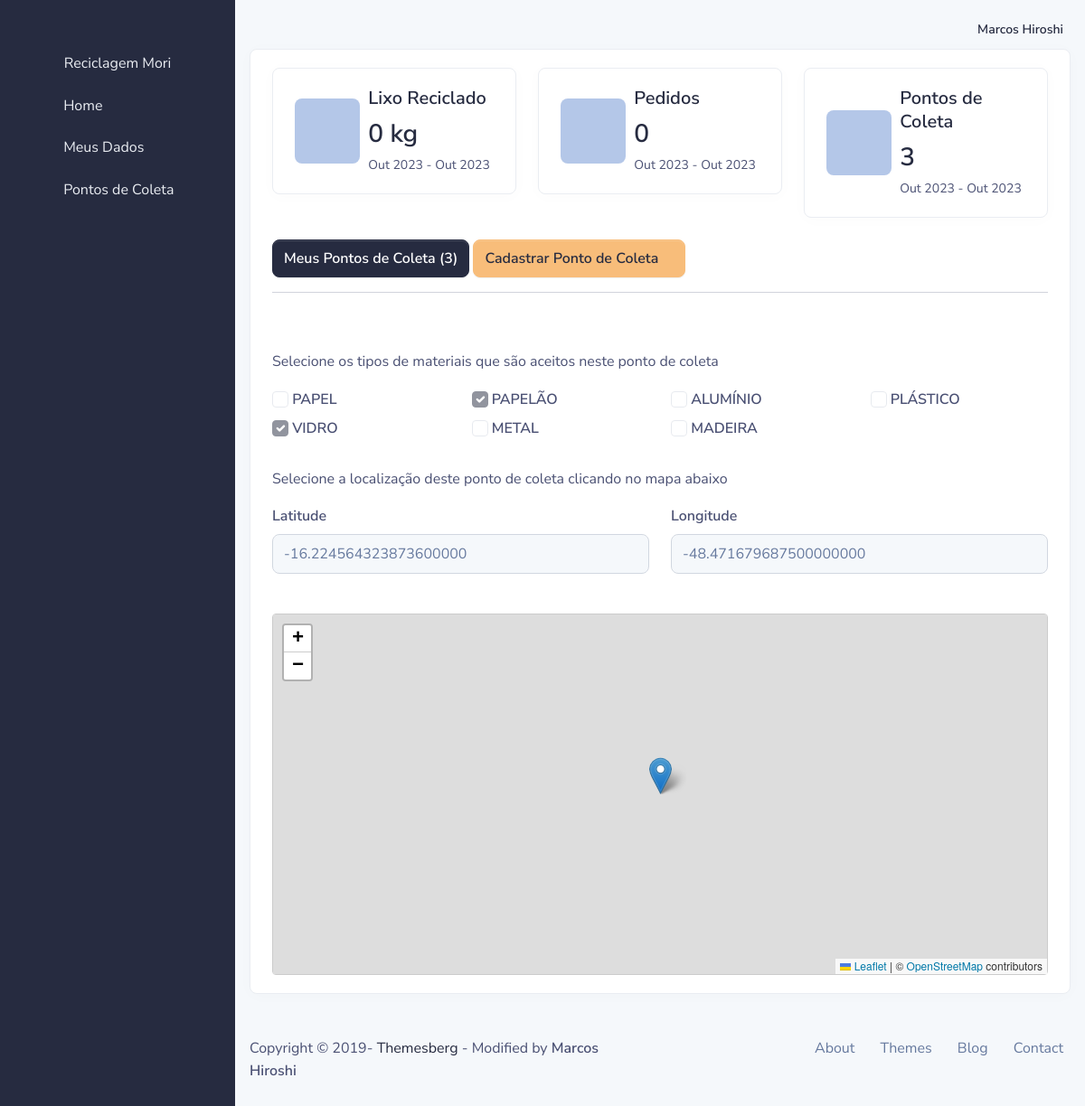
Screenshot of /empresa/ponto_coleta/2/ver/ (signed in) with the database file from the repository.
### usuario/models.py (models this page shows, shortened)
class User(AbstractBaseUser, PermissionsMixin):
    email = models.EmailField(verbose_name='Email de usuário', unique=True)
    first_name = models.CharField(max_length=300, blank=True, verbose_name='Nome')
    last_name = models.CharField(max_length=300, blank=True, verbose_name='Sobrenome')
    date_joined = models.DateTimeField(_('date joined'), auto_now_add=True)
    is_active = models.BooleanField(_('active'), default=False)
    is_staff = models.BooleanField(_('staff'), default=False)
    profile_active = models.ForeignKey(Group, models.DO_NOTHING, related_name='profile_active', blank=True, null=True)
    objects = UserManager()
    USERNAME_FIELD = 'email'
    REQUIRED_FIELDS = ['first_name', 'last_name']
    class Meta:
        verbose_name = _('user')
        verbose_name_plural = _('users')
    def get_full_name(self):
        return ('%s %s' % (self.first_name, self.last_name)).strip()
    def __str__(self):
        return self.get_full_name().title()

### empresa/models.py (models this page shows, shortened)
class Empresa(models.Model):
    date_create = models.DateTimeField(auto_now_add=True)
    data_updated = models.DateTimeField(auto_now=True)
    user = models.OneToOneField(User, models.DO_NOTHING, related_name='empresa_usuario')
    nome = models.CharField(max_length=256, verbose_name='Nome da Empresa')
    cnpj = models.CharField(max_length=18, verbose_name='CNPJ')
    telefone_1 = models.CharField(max_length=18, verbose_name='Telefone 1', help_text='(WHATSAPP)')
    telefone_2 = models.CharField(max_length=18, verbose_name='Telefone 2', null=True, blank=True)
    cep = models.CharField(max_length=9, verbose_name='CEP')
    logradouro = models.CharField(max_length=255, verbose_name='Endereço')
    complemento = models.CharField(max_length=255, verbose_name='Complemento', null=True, blank=True)
    municipio = models.ForeignKey(Municipio, models.DO_NOTHING, verbose_name='Município')
    longitude = models.DecimalField(max_length=255, max_digits=20, decimal_places=18, verbose_name='longitude', help_text='Coordenada geográfica do centro de coleta')
    latitude = models.DecimalField(max_length=255, max_digits=20, decimal_places=18, verbose_name='latitude', help_text='Coordenada geográfica do centro de coleta')

class PontoColeta(models.Model):
    empresa = models.ForeignKey(Empresa, models.DO_NOTHING, related_name='ponto_coleta_empresa')
    tipo_aceito = models.ManyToManyField(Tipo, verbose_name="Tipos de Itens Aceitos")
    longitude = models.DecimalField(max_length=255, max_digits=20, decimal_places=18, verbose_name='longitude', help_text='Coordenada geográfica do ponto de coleta')
    latitude = models.DecimalField(max_length=255, max_digits=20, decimal_places=18, verbose_name='latitude', help_text='Coordenada geográfica do ponto de coleta')

### core/models/item.py (models this page shows)
class Tipo(models.Model):
    nome = models.CharField(max_length=100, verbose_name="NOME")
    def __str__(self):
        return self.nome

### empresa/views.py (the view)
# urls.py: path('ponto_coleta/<int:pk>/ver/', EmpresaPontoColetaVerView.as_view(), name='empresa_ponto_coleta_ver'),
class EmpresaPontoColetaVerView(PermissionRequiredMixin, UserPassesTestMixin, DetailView):
    model = PontoColeta
    template_name = '04_empresa/ponto_coleta_ver.html'
    permission_required = 'empresa.view_empresa'
    def test_func(self):
        return True if self.request.user.is_authenticated and self.request.user.profile_active.name == 'EMPRESA' else False
    def get_context_data(self, **kwargs):
        return dict(
            super().get_context_data(**kwargs),
            form_ponto=PontoColetaForm(instance=self.object)
        )

### empresa/forms.py
class PontoColetaForm(forms.ModelForm):
    class Meta:
        model = PontoColeta
        widgets = {
            'tipo_aceito': forms.CheckboxSelectMultiple(attrs={'class': 'form-check-input'}),
            'latitude': forms.NumberInput(attrs={'class': 'form-control', 'placeholder': '-00,000000000000000', 'id': 'latitude'}),
            'longitude': forms.NumberInput(attrs={'class': 'form-control', 'placeholder': '-00,000000000000000', 'id': 'longitude'}),
        }
        fields = [
            'tipo_aceito',
            'longitude',
            'latitude',
        ]

### www/templates/04_empresa/ponto_coleta_ver.html (shortened to what this page needs)
{% extends '04_empresa/base.html' %}
{% load static %}
{% block extra_css %}
    <link rel="stylesheet" href="https://unpkg.com/leaflet@1.7.1/dist/leaflet.css" />
{% endblock extra_css %}
{% block main %}
    <div class="row">
    <div class="col-md-12">
        <div class="card border-light shadow-sm">
            <div class="card-body">
                <div class="row">
                    <div class="col-md-4">
                        <div class="card border-light shadow-sm">
                            <div class="card-body">
                                <div class="row align-items-center">
                                    <div class="col-4 text-center">
                                        <div class="icon icon-shape icon-md icon-shape-blue rounded">
                                            <span class="fas fa-chart-line"></span>
                                        </div>
                                    </div>
                                    <div class="col-8">
                                        <div class="d-none d-sm-block">
                                            <h2 class="h5">Lixo Reciclado</h2>
                                            <h3 class="mb-1">0 kg</h3>
                                        </div>
                                        <small>{{ user.empresa_usuario.date_create|date:"M Y" }}
                                            - {% now "M Y" %}</small>
                                    </div>
                                </div>
                            </div>
                        </div>
                    </div>
                    <div class="col-md-4">
                        <div class="card border-light shadow-sm">
                            <div class="card-body">
                                <div class="row align-items-center">
                                    <div class="col-4 text-center">
                                        <div class="icon icon-shape icon-md icon-shape-blue rounded">
                                            <span class="fas fa-chart-line"></span>
                                        </div>
                                    </div>
                                    <div class="col-8">
                                        <div class="d-none d-sm-block">
                                            <h2 class="h5">Pedidos</h2>
                                            <h3 class="mb-1"> 0</h3>
                                        </div>
                                        <small>{{ user.empresa_usuario.date_create|date:"M Y" }}
                                            - {% now "M Y" %}</small>
                                    </div>
                                </div>
                            </div>
                        </div>
                    </div>
                    <div class="col-md-4">
                        <div class="card border-light shadow-sm">
                            <div class="card-body">
                                <div class="row align-items-center">
                                    <div class="col-4 text-center">
                                        <div class="icon icon-shape icon-md icon-shape-blue rounded">
                                            <span class="fas fa-map-marked-alt"></span>
                                        </div>
                                    </div>
                                    <div class="col-8">
                                        <div class="d-none d-sm-block">
                                            <h2 class="h5">Pontos de Coleta</h2>
                                            <h3 class="mb-1">{{ user.empresa_usuario.ponto_coleta_empresa.count }}</h3>
                                        </div>
                                        <small>{{ user.empresa_usuario.date_create|date:"M Y" }}
                                            - {% now "M Y" %}</small>
                                    </div>
                                </div>
                            </div>
                        </div>
                    </div>
                </div>
                <div class="row mt-4">
                    <div class="col-md-12">
                        <a class="btn btn-primary pb-2 pt-2" href="{% url 'empresa_ponto_coleta_list' %}">
                            Meus Pontos de Coleta ({{ user.empresa_usuario.ponto_coleta_empresa.count }})
                        </a>
                        <a class="btn btn-secondary pb-2 pt-2" href="{% url 'empresa_ponto_coleta_add' %}">
                            Cadastrar Ponto de Coleta <span class="fa fa-plus"></span>
                        </a>
                    </div>
                </div>
                <hr>
                <fieldset disabled>
                    <div class="row mt-4">
                        <div class="col">
                            <div class="row mt-4">
                                <p>Selecione os tipos de materiais que são aceitos neste ponto de coleta</p>
                                {% for choice in form_ponto.tipo_aceito %}
                                    <div class="col-md-3">
                                        <input
                                                type="{{ choice.data.type }}"
                                                name="{{ choice.data.name }}"
                                                value="{{ choice.data.value }}"
                                                class="form-check-input"
                                                id="{{ choice.data.attrs.id }}"
                                                {% if choice.data.attrs.checked %}checked{% endif %}
                                        >
                                        <label for="{{ choice.data.attrs.id }}">{{ choice.data.label }}</label>
                                    </div>
                                {% endfor %}
                            </div>
                            <div class="row mt-4">
                                <p>Selecione a localização deste ponto de coleta clicando no mapa abaixo</p>
                                <div class="col-md-6">
                                    <label for="{{ form_ponto.latitude.id_for_label }}">{{ form_ponto.latitude.label }}</label>
                                    {{ form_ponto.latitude }}
                                </div>
                                <div class="col-md-6">
                                    <label for="{{ form_ponto.longitude.id_for_label }}">{{ form_ponto.longitude.label }}</label>
                                    {{ form_ponto.longitude }}
                                </div>
                            </div>
                            <div class="row mt-4">
                                <div class="col-12">
                                    <div id="map-container">
                                        <div id="map"></div>
                                    </div>
                                </div>
                            </div>
                        </div>
                    </div>
                </fieldset>
            </div>
        </div>
    </div>
{% endblock main %}

### www/templates/04_empresa/partials/navbar_main.html (shortened to what this page needs)
{% load static %}
<nav class="navbar navbar-top navbar-expand navbar-dashboard navbar-dark pl-0 pr-2 pb-0">
    <div class="container-fluid px-0">
        <div class="d-flex justify-content-between w-100" id="navbarSupportedContent">
            <ul class="navbar-nav align-items-center">
                <li class="nav-item dropdown">
                    <a class="nav-link pt-1 px-0" href="#" role="button" data-toggle="dropdown" aria-haspopup="true"
                       aria-expanded="false">
                        <div class="media d-flex align-items-center">
                            <i class="fa fa-user" style="font-size: 18px; color: #0a0b10"></i>
                            <div class="media-body ml-2 text-dark align-items-center d-lg-block">
                                <span class="mb-0 font-small font-weight-bold">{{ user|title }}</span>
                            </div>
                        </div>
                    </a>
                </li>
            </ul>
        </div>
    </div>
</nav>

### www/templates/04_empresa/ponto_coleta_ver.html (style rules this page uses)
#map-container { height: 400px; border: 1px solid #ccc; border-radius: 4px; margin-top: 20px; }
#map { width: 100%; height: 100%; }

### rows the page displays
User: first_name+last_name "Marcos Hiroshi", empresa_usuario.date_create "Out 2023", empresa_usuario.ponto_coleta_empresa.count "3"
Tipo: data.label "PAPEL"
Tipo: data.label "PAPELÃO"
Tipo: data.label "ALUMÍNIO"
Tipo: data.label "PLÁSTICO"
Tipo: data.label "VIDRO"
Tipo: data.label "METAL"
Tipo: data.label "MADEIRA"
PontoColeta: latitude "-16.224564323873600000", longitude "-48.471679687500000000"
